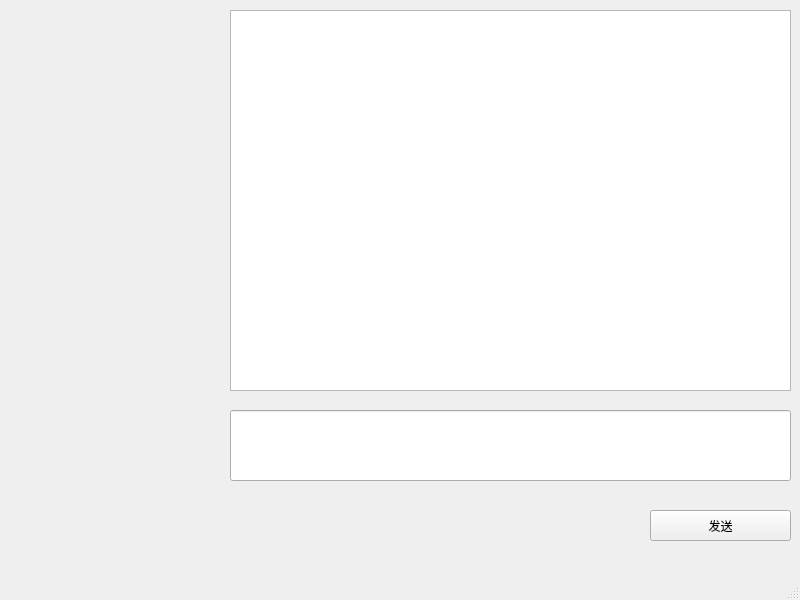
<?xml version="1.0" encoding="UTF-8"?>
<ui version="4.0">
 <class>MainWindow</class>
 <widget class="QMainWindow" name="MainWindow">
  <property name="geometry">
   <rect>
    <x>0</x>
    <y>0</y>
    <width>800</width>
    <height>600</height>
   </rect>
  </property>
  <property name="windowTitle">
   <string>MainWindow</string>
  </property>
  <widget class="QWidget" name="centralwidget">
   <widget class="QTextEdit" name="textEdit">
    <property name="geometry">
     <rect>
      <x>230</x>
      <y>10</y>
      <width>561</width>
      <height>381</height>
     </rect>
    </property>
    <property name="readOnly">
     <bool>true</bool>
    </property>
   </widget>
   <widget class="QPushButton" name="pushButton">
    <property name="geometry">
     <rect>
      <x>650</x>
      <y>510</y>
      <width>141</width>
      <height>31</height>
     </rect>
    </property>
    <property name="text">
     <string>发送</string>
    </property>
   </widget>
   <widget class="QLineEdit" name="lineEdit">
    <property name="geometry">
     <rect>
      <x>230</x>
      <y>410</y>
      <width>561</width>
      <height>71</height>
     </rect>
    </property>
   </widget>
  </widget>
  <widget class="QMenuBar" name="menubar">
   <property name="geometry">
    <rect>
     <x>0</x>
     <y>0</y>
     <width>800</width>
     <height>26</height>
    </rect>
   </property>
  </widget>
  <widget class="QStatusBar" name="statusbar"/>
 </widget>
 <resources/>
 <connections/>
</ui>
